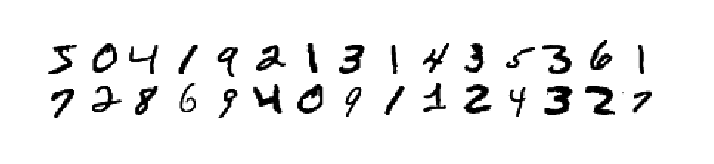
#> input picture Handwritten-digits-recognition-with-Python/Predict/Images/digits.png, 714 x 164 px
$ python predict.py   (Python 2 division)
#> lines starting #> are read from the running program, lines starting #| are printed output that depends on the picture; after the words box and inside, x2 and y2 are one past the last pixel; in counts of white or black regions, pixels touching at a corner belong together
from sklearn.externals import joblib
import numpy as np
import cv2

import dataset

pathTrainImages = "../Data/train-images-idx3-ubyte.gz"
pathTrainLabels = "../Data/train-labels-idx1-ubyte.gz"
pathTestImages = "../Data/t10k-images-idx3-ubyte.gz"
pathTestLabels = "../Data/t10k-labels-idx1-ubyte.gz"
pathLNSVC = "../Predict/Classifier/lnsvc.pkl"

pathImage01 = "../Predict/Images/digits.png"
pathImage02 = "../Predict/Images/digits02.jpg"
pathImage03 = "../Predict/Images/digits03.png"
pathImage04 = "../Predict/Images/digits04.png"

def predict(pathImage):
#> called with pathImage = '../Predict/Images/digits.png'
	original = cv2.imread(pathImage, cv2.IMREAD_COLOR)
#> original is the input picture: shape (164, 714, 3); min 0, max 255, mean 238.9
	gray = cv2.cvtColor(original, cv2.COLOR_RGB2GRAY)
	ret, thresh = cv2.threshold(gray, 75, 255, cv2.THRESH_BINARY_INV)
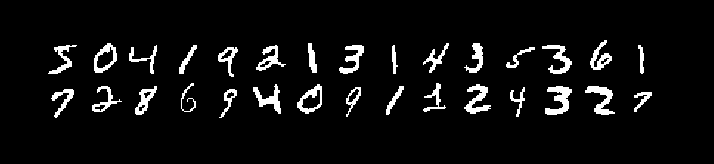
#> thresh: shape (164, 714); 5.7% white; 30 white regions
	contours, _ = cv2.findContours(thresh.copy(), cv2.RETR_EXTERNAL, cv2.CHAIN_APPROX_SIMPLE)
#> contours = 30 contours; largest, box (x1, y1, x2, y2) and area: (297, 84, 322, 114) 438, (94, 43, 117, 73) 436, (545, 86, 572, 115) 340, (585, 86, 615, 115) 300, (464, 84, 491, 114) 279
	c = 1
#> (the run stopped early here; a loop or call above may not have finished)
